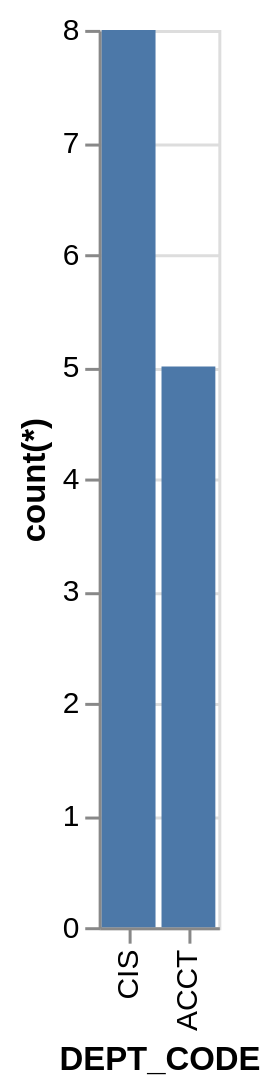

The Vega-Lite source for this figure:
### Vega-Lite specification from a JSON file in a GitHub repository (floating-point values rounded to 4 significant figures)
{"data": {"values": [{"x_data": "CIS", "y_data": 8}, {"x_data": "ACCT", "y_data": 5}]}, "mark": "bar", "encoding": {"x": {"field": "x_data", "type": "nominal", "title": "DEPT_CODE", "sort": {"op": "sum", "field": "y_data", "order": "descending"}}, "y": {"field": "y_data", "type": "quantitative", "title": "count(*)"}}}
